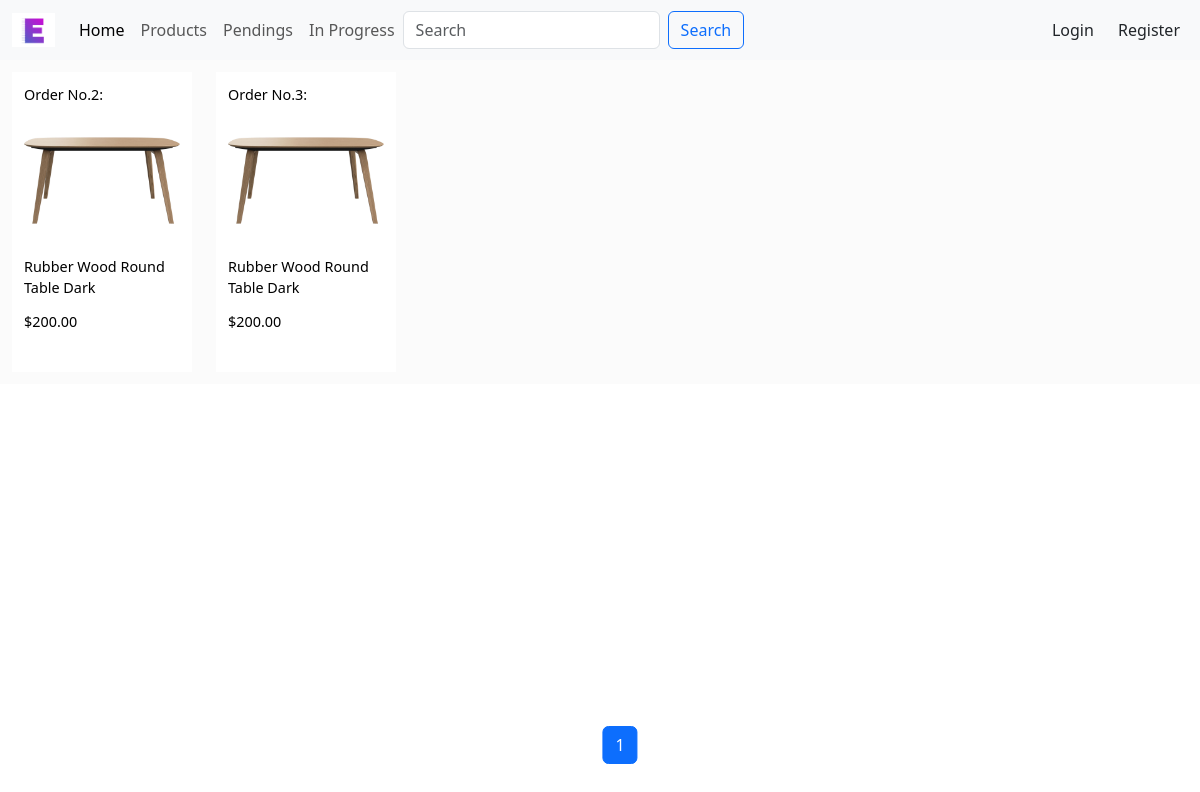
The page /pendings on the database as committed earlier.
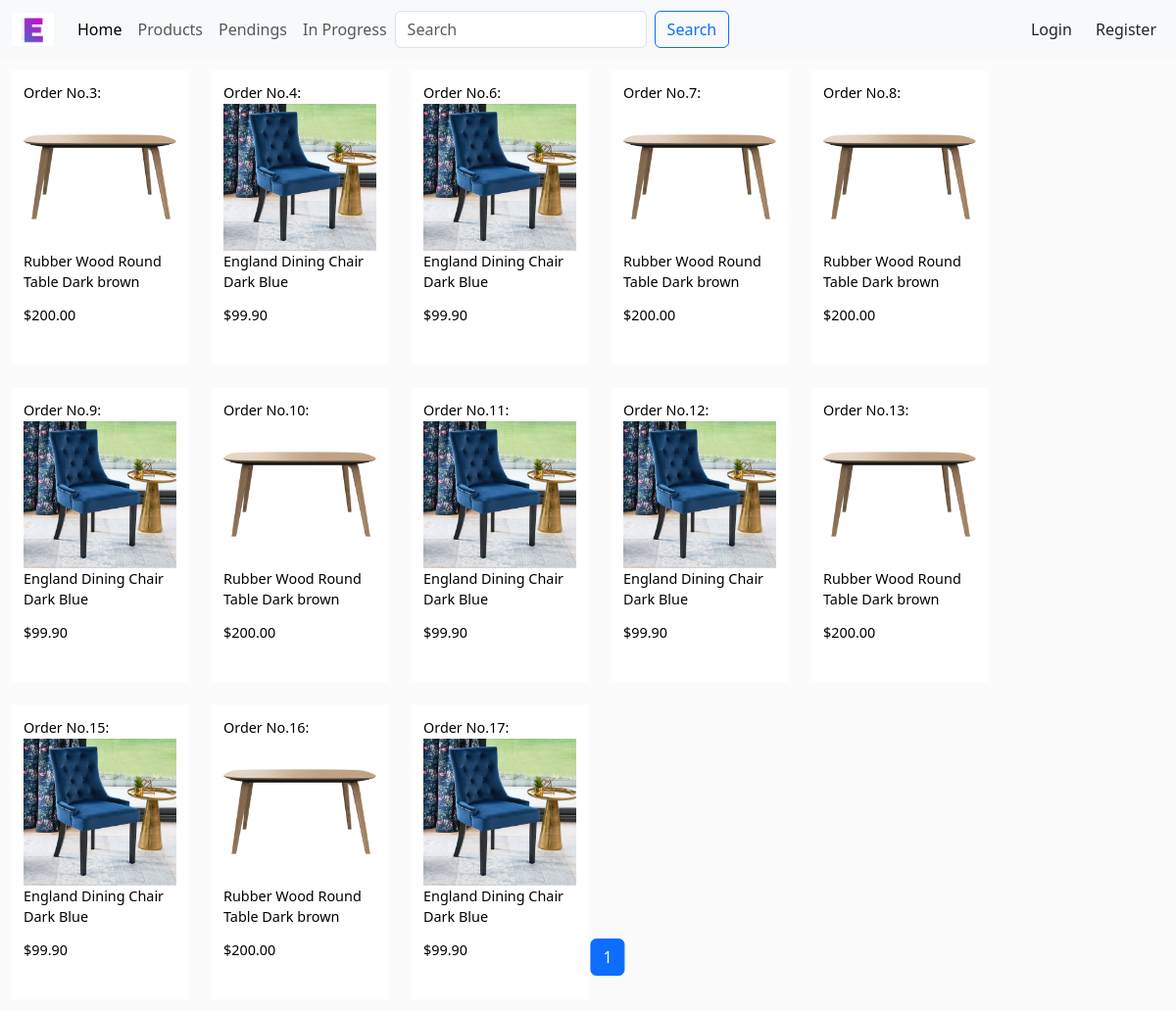
The same page on the database as committed later.
### esb/models.py (models this page shows, shortened)
class PurchaseOrder(models.Model):
    product = models.ForeignKey(
        Product, on_delete=models.CASCADE, related_name="products"
    )
    date_time = models.DateTimeField(null=True)
    target_quantity = models.IntegerField()
    @property
    def reach_target(self):
        total_quantity = sum(
            [purchase.quantity for purchase in self.customer_purchases.all()]
        )
        return total_quantity >= self.target_quantity

class Product(models.Model):
    title = models.CharField(max_length=100)
    description = models.TextField(max_length=1000)
    category = models.ForeignKey(
        Category,
        on_delete=models.SET_NULL,
        blank=True,
        null=True,
        related_name="categories",
    )
    price = models.DecimalField(max_digits=10, decimal_places=2)
    active = models.BooleanField(default=False)
    img = models.ImageField(upload_to="esb/static/esb/image")
    class Meta:
        ordering = ["-active", "title"]

### esb/views.py (the view)
# urls.py: path("pendings", views.pending_page, name="pendings"),
def pending_page(request):
    p_order = PurchaseOrder.objects.all()
    pendings = [order for order in p_order if not order.reach_target]
    paginator = Paginator(pendings, 18)
    page_number = request.GET.get("page")
    page_obj = paginator.get_page(page_number)
    prev_prev_page_number = page_obj.number - 2
    if page_obj.number + 2 in page_obj.paginator.page_range:
        next_next_page_number = page_obj.number + 2
    else:
        next_next_page_number = None
    return render(
        request,
        "esb/pendings.html",
        {
            "page_obj": page_obj,
            "next_next_page_number": next_next_page_number,
            "prev_prev_page_number": prev_prev_page_number,
        },
    )

### esb/templates/esb/pendings.html (shortened to what this page needs)
{% extends 'esb/layout.html' %}
{% block body %}
<div id="pendings-view">
    {% for pending in page_obj %}
    <a class="pending-view" href="{% url 'order_page' pending.id %}">
        <div>Order No.{{ pending.id}}: </div>
            <div class="div-preview-img">
                {% if pending.product.img %}
                    <img src="{{ pending.product.img }}" alt="{{ pending.product.title }}">
                {% else %}
                    No Image.
                {% endif %}
            </div>
            <div class="div-preview-title">
                {{ pending.product.title }}
            </div>
            <div>
                ${{ pending.product.price }}
            </div>
    </a>
    {% endfor %}
</div>
<nav aria-label="Page navigation example" style="margin:20px;display:flex;justify-content:center;position:fixed;bottom:0;left:50%;transform:translateX(-50%);">
    <ul class="pagination">
        <li class="page-item active"><a disabled class="page-link">{{ page_obj.number }}</a></li>
    </ul>
</nav>
{% endblock %}

### esb/templates/esb/layout.html (shortened to what this page needs)
{% load static %}
<!DOCTYPE html>
<html lang="en">
    <head>
        <link href="https://cdn.jsdelivr.net/npm/bootstrap@5.3.0-alpha1/dist/css/bootstrap.min.css" rel="stylesheet"
>
        <link rel="stylesheet" href="{% static 'esb/styles.css' %}">
    </head>
    <body>
        <nav class="navbar navbar-expand-lg bg-body-tertiary">
            <div class="container-fluid">
                <a class="navbar-brand" href="{% url 'index' %}">
                    <img src="{% static 'esb/image/ESB.jpg' %}" alt="Esb" width="43" height="34">
                </a>
                <div class="collapse navbar-collapse" id="navbarNavDropdown" style="text-align:center;">
                    <ul class="navbar-nav">
                        <li class="nav-item">
                            <a class="nav-link active" aria-current="page" href="{% url 'index' %}">Home</a>
                        </li>
                        <li class="nav-item">
                            <a class="nav-link" href="#">Products</a>
                        </li>
                        <li class="nav-item">
                            <a class="nav-link" href="{% url 'pendings' %}">Pendings</a>
                        </li>
                        <li class="nav-item">
                            <a class="nav-link" href="{% url 'inprogress' %}">In Progress</a>
                        </li>
                    </ul>
                    {% if not request.user.is_authenticated %}
                    <div class="div-nav-login">
                        <a class="nav-link active" href="{% url 'login' %}" style="display:inline-block;">
                            Login
                        </a>
                        <a class="nav-link active" href="{% url 'register' %}" style="display:inline-block;margin-left:20px;">
                            Register
                        </a>
                    </div>
                    {% endif %}
                    <form class="d-flex" role="search">
                        <input class="form-control me-2" type="search" placeholder="Search" aria-label="Search">
                        <button class="btn btn-outline-primary" type="submit">Search</button>
                    </form>
                </div>
            </div>
        </nav>
    {% block body %}
    {% endblock %}
    </body>
</html>

### esb/static/esb/styles.css (style rules this page uses)
#pendings-view { display: flex; flex-wrap: wrap; justify-content: left; align-items: center; margin: 0 auto; background-color: #d3d3d317; }
.pending-view { padding: 1%; margin: 1%; text-decoration: none; color: black; width: 180px; height: 300px; font-size: calc(0.6rem + 0.4vw); background-color: white; }
.div-preview-title { height: 20%; overflow: hidden; }
.div-preview-img { height: 150px; display: flex; justify-content: center; align-items: center; }
.div-preview-img img { width: 100%; max-height: 100%; }
@media screen and (min-width: 992px) { .div-nav-login { position: absolute; right: 0; margin-inline-end: 20px; } }

Rows that differ between the two databases and show on the page:
no longer on this page (row unchanged): PurchaseOrder: id "2", product.img (picture), product "Rubber Wood Round Table Dark", product.price "200.00"
changed through a linked row, PurchaseOrder id 3: product "Rubber Wood Round Table Dark" → "Rubber Wood Round Table Dark brown"
added PurchaseOrder: id "4", product.img (picture), product "England Dining Chair Dark Blue", product.price "99.90"
added PurchaseOrder: id "6", product.img (picture), product "England Dining Chair Dark Blue", product.price "99.90"
added PurchaseOrder: id "7", product.img (picture), product "Rubber Wood Round Table Dark brown", product.price "200.00"
added PurchaseOrder: id "8", product.img (picture), product "Rubber Wood Round Table Dark brown", product.price "200.00"
added PurchaseOrder: id "9", product.img (picture), product "England Dining Chair Dark Blue", product.price "99.90"
added PurchaseOrder: id "10", product.img (picture), product "Rubber Wood Round Table Dark brown", product.price "200.00"
added PurchaseOrder: id "11", product.img (picture), product "England Dining Chair Dark Blue", product.price "99.90"
added PurchaseOrder: id "12", product.img (picture), product "England Dining Chair Dark Blue", product.price "99.90"
added PurchaseOrder: id "13", product.img (picture), product "Rubber Wood Round Table Dark brown", product.price "200.00"
added PurchaseOrder: id "15", product.img (picture), product "England Dining Chair Dark Blue", product.price "99.90"
added PurchaseOrder: id "16", product.img (picture), product "Rubber Wood Round Table Dark brown", product.price "200.00"
added PurchaseOrder: id "17", product.img (picture), product "England Dining Chair Dark Blue", product.price "99.90"
